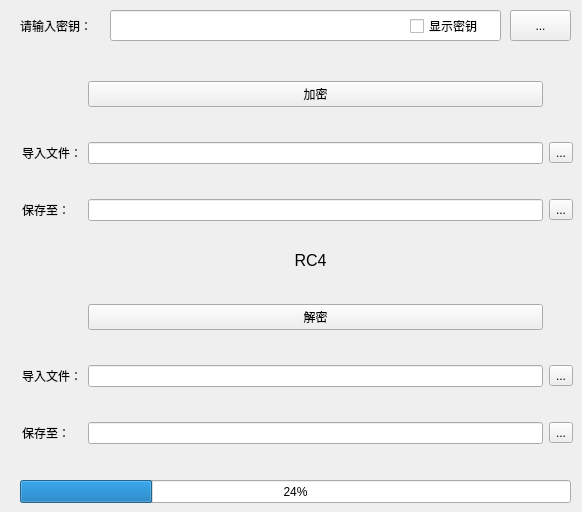
      <widget class="QWidget" name="file_tab">
       <attribute name="title">
        <string>文件加解密</string>
       </attribute>
       <widget class="QCheckBox" name="check_key_3">
        <property name="geometry">
         <rect>
          <x>410</x>
          <y>16</y>
          <width>91</width>
          <height>20</height>
         </rect>
        </property>
        <property name="text">
         <string>显示密钥</string>
        </property>
       </widget>
       <widget class="QToolButton" name="ie_key_tool_button_3">
        <property name="geometry">
         <rect>
          <x>510</x>
          <y>10</y>
          <width>61</width>
          <height>31</height>
         </rect>
        </property>
        <property name="text">
         <string>...</string>
        </property>
       </widget>
       <widget class="QLabel" name="input_label_3">
        <property name="geometry">
         <rect>
          <x>20</x>
          <y>10</y>
          <width>91</width>
          <height>31</height>
         </rect>
        </property>
        <property name="font">
         <font>
          <family>Consolas</family>
         </font>
        </property>
        <property name="text">
         <string>请输入密钥：</string>
        </property>
        <property name="textFormat">
         <enum>Qt::AutoText</enum>
        </property>
        <property name="wordWrap">
         <bool>false</bool>
        </property>
       </widget>
       <widget class="QLineEdit" name="input_key_3">
        <property name="geometry">
         <rect>
          <x>110</x>
          <y>10</y>
          <width>391</width>
          <height>31</height>
         </rect>
        </property>
        <property name="inputMethodHints">
         <set>Qt::ImhHiddenText</set>
        </property>
        <property name="clearButtonEnabled">
         <bool>false</bool>
        </property>
       </widget>
       <widget class="QProgressBar" name="progress_bar_3">
        <property name="geometry">
         <rect>
          <x>20</x>
          <y>480</y>
          <width>551</width>
          <height>23</height>
         </rect>
        </property>
        <property name="value">
         <number>24</number>
        </property>
       </widget>
       <widget class="QLabel" name="what_algorithm">
        <property name="geometry">
         <rect>
          <x>250</x>
          <y>240</y>
          <width>121</width>
          <height>41</height>
         </rect>
        </property>
        <property name="font">
         <font>
          <family>Arial</family>
          <pointsize>12</pointsize>
         </font>
        </property>
        <property name="text">
         <string>RC4</string>
        </property>
        <property name="alignment">
         <set>Qt::AlignCenter</set>
        </property>
       </widget>
       <widget class="QWidget" name="layoutWidget">
        <property name="geometry">
         <rect>
          <x>22</x>
          <y>275</y>
          <width>551</width>
          <height>201</height>
         </rect>
        </property>
        <layout class="QGridLayout" name="gridLayout_2">
         <item row="0" column="1">
          <widget class="QPushButton" name="decrypt_button_3">
           <property name="text">
            <string>解密</string>
           </property>
          </widget>
         </item>
         <item row="1" column="0">
          <widget class="QLabel" name="input_filename_label_2">
           <property name="text">
            <string>导入文件：</string>
           </property>
          </widget>
         </item>
         <item row="1" column="1">
          <widget class="QLineEdit" name="lineEdit_3"/>
         </item>
         <item row="1" column="2">
          <widget class="QToolButton" name="toolButton_3">
           <property name="text">
            <string>...</string>
           </property>
          </widget>
         </item>
         <item row="2" column="0">
          <widget class="QLabel" name="save_to_label_2">
           <property name="text">
            <string>保存至：</string>
           </property>
          </widget>
         </item>
         <item row="2" column="1">
          <widget class="QLineEdit" name="lineEdit_4"/>
         </item>
         <item row="2" column="2">
          <widget class="QToolButton" name="path_button_2">
           <property name="text">
            <string>...</string>
           </property>
          </widget>
         </item>
        </layout>
       </widget>
       <widget class="QWidget" name="layoutWidget">
        <property name="geometry">
         <rect>
          <x>22</x>
          <y>52</y>
          <width>551</width>
          <height>201</height>
         </rect>
        </property>
        <layout class="QGridLayout" name="gridLayout">
         <item row="0" column="1">
          <widget class="QPushButton" name="encrypt_button_3">
           <property name="text">
            <string>加密</string>
           </property>
          </widget>
         </item>
         <item row="1" column="0">
          <widget class="QLabel" name="input_filename_label">
           <property name="text">
            <string>导入文件：</string>
           </property>
          </widget>
         </item>
         <item row="1" column="1">
          <widget class="QLineEdit" name="import_file_path_edit"/>
         </item>
         <item row="1" column="2">
          <widget class="QToolButton" name="import_file_button">
           <property name="text">
            <string>...</string>
           </property>
          </widget>
         </item>
         <item row="2" column="0">
          <widget class="QLabel" name="save_to_label">
           <property name="text">
            <string>保存至：</string>
           </property>
          </widget>
         </item>
         <item row="2" column="1">
          <widget class="QLineEdit" name="save_path_label"/>
         </item>
         <item row="2" column="2">
          <widget class="QToolButton" name="path_button">
           <property name="text">
            <string>...</string>
           </property>
          </widget>
         </item>
        </layout>
       </widget>
       <zorder>layoutWidget</zorder>
       <zorder>ie_key_tool_button_3</zorder>
       <zorder>input_label_3</zorder>
       <zorder>input_key_3</zorder>
       <zorder>check_key_3</zorder>
       <zorder>progress_bar_3</zorder>
       <zorder>layoutWidget</zorder>
       <zorder>what_algorithm</zorder>
      </widget>
